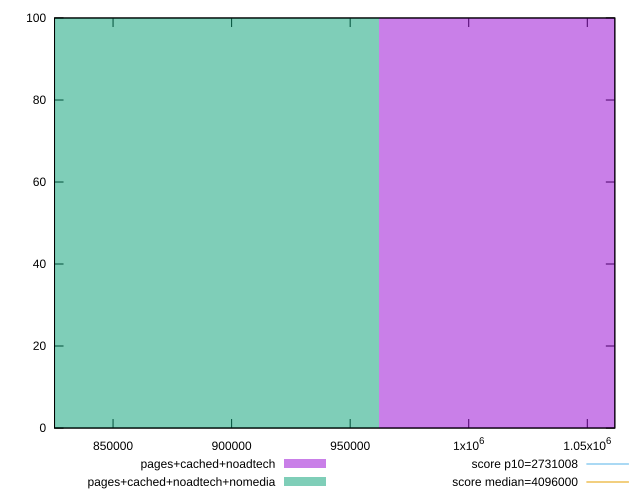

Reproduce this figure in gnuplot.
reset

$pagesCachedNoadtech <<EOF
1099480.1081086188 100
EOF

$pagesCachedNoadtechNomedia <<EOF
824610.0810814641 100
EOF

set key outside below
set boxwidth 274870.0270271547
set xrange [825320:1061612]
set yrange [0:100]
set trange [0:100]
set style fill transparent solid 0.5 noborder

set parametric
set terminal svg size 640, 500 enhanced background rgb 'white'
set output "report_00015_2021-02-09T16-11-33.973Z/total-byte-weight/comparison/histogram/2_vs_3.svg"

plot $pagesCachedNoadtech title "pages+cached+noadtech" with boxes, \
     $pagesCachedNoadtechNomedia title "pages+cached+noadtech+nomedia" with boxes, \
     2731008,t title "score p10=2731008", \
     4096000,t title "score median=4096000"

reset
